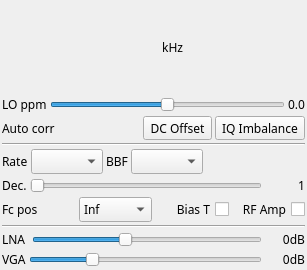
<?xml version="1.0" encoding="UTF-8"?>
<ui version="4.0">
 <class>HackRFGui</class>
 <widget class="QWidget" name="HackRFGui">
  <property name="geometry">
   <rect>
    <x>0</x>
    <y>0</y>
    <width>307</width>
    <height>270</height>
   </rect>
  </property>
  <property name="sizePolicy">
   <sizepolicy hsizetype="Preferred" vsizetype="Maximum">
    <horstretch>0</horstretch>
    <verstretch>0</verstretch>
   </sizepolicy>
  </property>
  <property name="font">
   <font>
    <family>Sans Serif</family>
    <pointsize>9</pointsize>
   </font>
  </property>
  <property name="windowTitle">
   <string>BladeRF</string>
  </property>
  <layout class="QVBoxLayout" name="verticalLayout">
   <property name="spacing">
    <number>3</number>
   </property>
   <property name="leftMargin">
    <number>2</number>
   </property>
   <property name="topMargin">
    <number>2</number>
   </property>
   <property name="rightMargin">
    <number>2</number>
   </property>
   <property name="bottomMargin">
    <number>2</number>
   </property>
   <item>
    <layout class="QHBoxLayout" name="horizontalLayout_freq">
     <item>
      <spacer name="freqLeftSpacer">
       <property name="orientation">
        <enum>Qt::Horizontal</enum>
       </property>
       <property name="sizeHint" stdset="0">
        <size>
         <width>0</width>
         <height>0</height>
        </size>
       </property>
      </spacer>
     </item>
     <item>
      <widget class="ValueDial" name="centerFrequency" native="true">
       <property name="sizePolicy">
        <sizepolicy hsizetype="Maximum" vsizetype="Maximum">
         <horstretch>0</horstretch>
         <verstretch>0</verstretch>
        </sizepolicy>
       </property>
       <property name="minimumSize">
        <size>
         <width>32</width>
         <height>16</height>
        </size>
       </property>
       <property name="font">
        <font>
         <family>Monospace</family>
         <pointsize>20</pointsize>
        </font>
       </property>
       <property name="cursor">
        <cursorShape>SizeVerCursor</cursorShape>
       </property>
       <property name="focusPolicy">
        <enum>Qt::StrongFocus</enum>
       </property>
       <property name="toolTip">
        <string>Tuner center frequency in kHz</string>
       </property>
      </widget>
     </item>
     <item>
      <widget class="QLabel" name="freqUnits">
       <property name="text">
        <string> kHz</string>
       </property>
      </widget>
     </item>
     <item>
      <spacer name="freqRightlSpacer">
       <property name="orientation">
        <enum>Qt::Horizontal</enum>
       </property>
       <property name="sizeHint" stdset="0">
        <size>
         <width>0</width>
         <height>0</height>
        </size>
       </property>
      </spacer>
     </item>
    </layout>
   </item>
   <item>
    <layout class="QGridLayout" name="gridLayout_LOppm">
     <property name="spacing">
      <number>3</number>
     </property>
     <item row="0" column="0">
      <widget class="QLabel" name="LOppmLabel">
       <property name="toolTip">
        <string>LO correction ppm</string>
       </property>
       <property name="text">
        <string>LO ppm</string>
       </property>
      </widget>
     </item>
     <item row="0" column="1">
      <widget class="QSlider" name="LOppm">
       <property name="toolTip">
        <string>Local Oscullator ppm correction</string>
       </property>
       <property name="minimum">
        <number>-100</number>
       </property>
       <property name="maximum">
        <number>100</number>
       </property>
       <property name="pageStep">
        <number>1</number>
       </property>
       <property name="orientation">
        <enum>Qt::Horizontal</enum>
       </property>
      </widget>
     </item>
     <item row="0" column="2">
      <widget class="QLabel" name="LOppmText">
       <property name="text">
        <string>0.0</string>
       </property>
      </widget>
     </item>
    </layout>
   </item>
   <item>
    <layout class="QGridLayout" name="gridLayout_corr">
     <item row="0" column="1">
      <widget class="ButtonSwitch" name="dcOffset">
       <property name="toolTip">
        <string>DC Offset auto correction</string>
       </property>
       <property name="text">
        <string>DC Offset</string>
       </property>
      </widget>
     </item>
     <item row="0" column="2">
      <widget class="ButtonSwitch" name="iqImbalance">
       <property name="toolTip">
        <string>IQ Imbalance auto correction</string>
       </property>
       <property name="text">
        <string>IQ Imbalance</string>
       </property>
      </widget>
     </item>
     <item row="0" column="0">
      <widget class="QLabel" name="corrLabel">
       <property name="text">
        <string>Auto corr</string>
       </property>
      </widget>
     </item>
    </layout>
   </item>
   <item>
    <widget class="Line" name="line_freq">
     <property name="orientation">
      <enum>Qt::Horizontal</enum>
     </property>
    </widget>
   </item>
   <item>
    <layout class="QGridLayout" name="gridLayout_samplerate">
     <property name="spacing">
      <number>3</number>
     </property>
     <item row="0" column="0">
      <widget class="QLabel" name="sampleRateLabel">
       <property name="sizePolicy">
        <sizepolicy hsizetype="Maximum" vsizetype="Preferred">
         <horstretch>0</horstretch>
         <verstretch>0</verstretch>
        </sizepolicy>
       </property>
       <property name="text">
        <string>Rate</string>
       </property>
      </widget>
     </item>
     <item row="0" column="1">
      <widget class="QComboBox" name="sampleRate">
       <property name="toolTip">
        <string>Device sample rate</string>
       </property>
      </widget>
     </item>
     <item row="0" column="2">
      <widget class="QLabel" name="bbFiltLabel">
       <property name="text">
        <string>BBF</string>
       </property>
      </widget>
     </item>
     <item row="0" column="3">
      <widget class="QComboBox" name="bbFilter">
       <property name="toolTip">
        <string>RF bandpas filter</string>
       </property>
      </widget>
     </item>
     <item row="0" column="4">
      <spacer name="horizontalSpacer">
       <property name="orientation">
        <enum>Qt::Horizontal</enum>
       </property>
       <property name="sizeHint" stdset="0">
        <size>
         <width>40</width>
         <height>20</height>
        </size>
       </property>
      </spacer>
     </item>
    </layout>
   </item>
   <item>
    <layout class="QGridLayout" name="gridLayout_decim" columnstretch="0,0,0">
     <property name="spacing">
      <number>3</number>
     </property>
     <item row="0" column="0">
      <widget class="QLabel" name="label_decim">
       <property name="text">
        <string>Dec.</string>
       </property>
      </widget>
     </item>
     <item row="0" column="1">
      <widget class="QSlider" name="decim">
       <property name="toolTip">
        <string>Decimation factor</string>
       </property>
       <property name="maximum">
        <number>6</number>
       </property>
       <property name="pageStep">
        <number>1</number>
       </property>
       <property name="value">
        <number>0</number>
       </property>
       <property name="orientation">
        <enum>Qt::Horizontal</enum>
       </property>
      </widget>
     </item>
     <item row="0" column="2">
      <widget class="QLabel" name="decimText">
       <property name="minimumSize">
        <size>
         <width>40</width>
         <height>0</height>
        </size>
       </property>
       <property name="text">
        <string>1</string>
       </property>
       <property name="alignment">
        <set>Qt::AlignRight|Qt::AlignTrailing|Qt::AlignVCenter</set>
       </property>
      </widget>
     </item>
    </layout>
   </item>
   <item>
    <layout class="QGridLayout" name="gridLayout_fcPos" columnstretch="0,0,0,0">
     <property name="spacing">
      <number>3</number>
     </property>
     <item row="0" column="0">
      <widget class="QLabel" name="label_fcPos">
       <property name="text">
        <string>Fc pos</string>
       </property>
      </widget>
     </item>
     <item row="0" column="1">
      <widget class="QComboBox" name="fcPos">
       <property name="toolTip">
        <string>Relative position of device center frequency</string>
       </property>
       <item>
        <property name="text">
         <string>Inf</string>
        </property>
       </item>
       <item>
        <property name="text">
         <string>Sup</string>
        </property>
       </item>
       <item>
        <property name="text">
         <string>Cent</string>
        </property>
       </item>
      </widget>
     </item>
     <item row="0" column="2">
      <widget class="QCheckBox" name="biasT">
       <property name="toolTip">
        <string>Activate antenna bias tee</string>
       </property>
       <property name="layoutDirection">
        <enum>Qt::RightToLeft</enum>
       </property>
       <property name="text">
        <string>Bias T</string>
       </property>
      </widget>
     </item>
     <item row="0" column="3">
      <widget class="QCheckBox" name="lnaExt">
       <property name="toolTip">
        <string>Extra LNA +14dB</string>
       </property>
       <property name="layoutDirection">
        <enum>Qt::RightToLeft</enum>
       </property>
       <property name="text">
        <string>RF Amp</string>
       </property>
      </widget>
     </item>
    </layout>
   </item>
   <item>
    <widget class="Line" name="line_fcPos">
     <property name="orientation">
      <enum>Qt::Horizontal</enum>
     </property>
    </widget>
   </item>
   <item>
    <layout class="QGridLayout" name="gridLayout_lna">
     <property name="spacing">
      <number>3</number>
     </property>
     <item row="0" column="0">
      <widget class="QLabel" name="lnaGainLabel">
       <property name="sizePolicy">
        <sizepolicy hsizetype="Maximum" vsizetype="Preferred">
         <horstretch>0</horstretch>
         <verstretch>0</verstretch>
        </sizepolicy>
       </property>
       <property name="text">
        <string>LNA </string>
       </property>
      </widget>
     </item>
     <item row="0" column="1">
      <widget class="QSlider" name="lna">
       <property name="enabled">
        <bool>true</bool>
       </property>
       <property name="toolTip">
        <string>LNA gain dB</string>
       </property>
       <property name="maximum">
        <number>40</number>
       </property>
       <property name="singleStep">
        <number>8</number>
       </property>
       <property name="pageStep">
        <number>8</number>
       </property>
       <property name="value">
        <number>16</number>
       </property>
       <property name="orientation">
        <enum>Qt::Horizontal</enum>
       </property>
      </widget>
     </item>
     <item row="0" column="2">
      <widget class="QLabel" name="lnaGainText">
       <property name="minimumSize">
        <size>
         <width>40</width>
         <height>0</height>
        </size>
       </property>
       <property name="text">
        <string>0dB</string>
       </property>
       <property name="alignment">
        <set>Qt::AlignRight|Qt::AlignTrailing|Qt::AlignVCenter</set>
       </property>
      </widget>
     </item>
    </layout>
   </item>
   <item>
    <layout class="QGridLayout" name="gridLayout_vga" columnstretch="0,0,0">
     <property name="spacing">
      <number>3</number>
     </property>
     <item row="0" column="0">
      <widget class="QLabel" name="vgaLabel">
       <property name="text">
        <string>VGA</string>
       </property>
      </widget>
     </item>
     <item row="0" column="1">
      <widget class="QSlider" name="vga">
       <property name="toolTip">
        <string>VGA gain dB</string>
       </property>
       <property name="maximum">
        <number>62</number>
       </property>
       <property name="singleStep">
        <number>2</number>
       </property>
       <property name="pageStep">
        <number>2</number>
       </property>
       <property name="value">
        <number>16</number>
       </property>
       <property name="orientation">
        <enum>Qt::Horizontal</enum>
       </property>
      </widget>
     </item>
     <item row="0" column="2">
      <widget class="QLabel" name="vgaText">
       <property name="minimumSize">
        <size>
         <width>40</width>
         <height>0</height>
        </size>
       </property>
       <property name="text">
        <string>0dB</string>
       </property>
       <property name="alignment">
        <set>Qt::AlignRight|Qt::AlignTrailing|Qt::AlignVCenter</set>
       </property>
      </widget>
     </item>
    </layout>
   </item>
  </layout>
 </widget>
 <customwidgets>
  <customwidget>
   <class>ValueDial</class>
   <extends>QWidget</extends>
   <header>gui/valuedial.h</header>
   <container>1</container>
  </customwidget>
  <customwidget>
   <class>ButtonSwitch</class>
   <extends>QToolButton</extends>
   <header>gui/buttonswitch.h</header>
  </customwidget>
 </customwidgets>
 <resources/>
 <connections/>
</ui>
